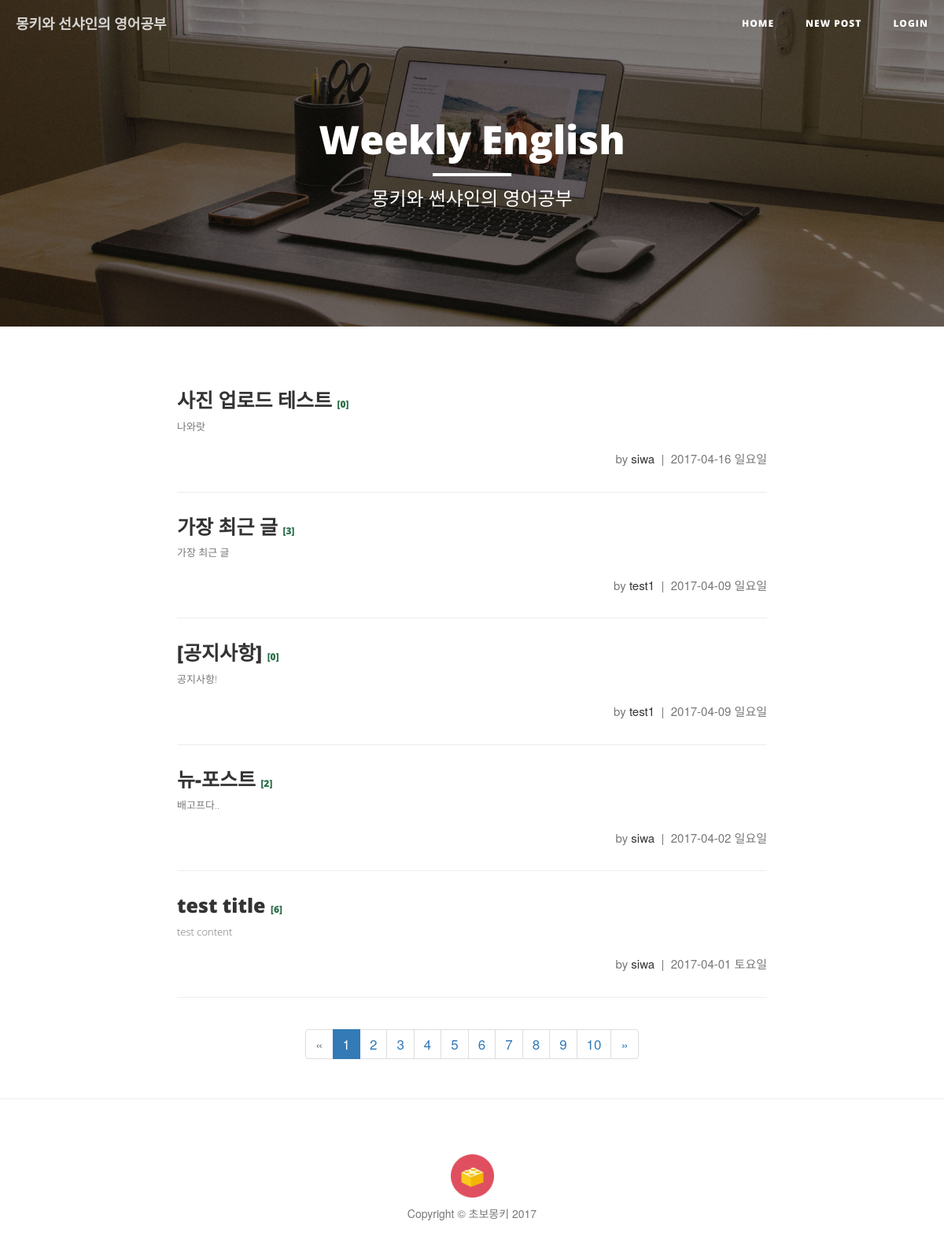
Before: / with the older database file.
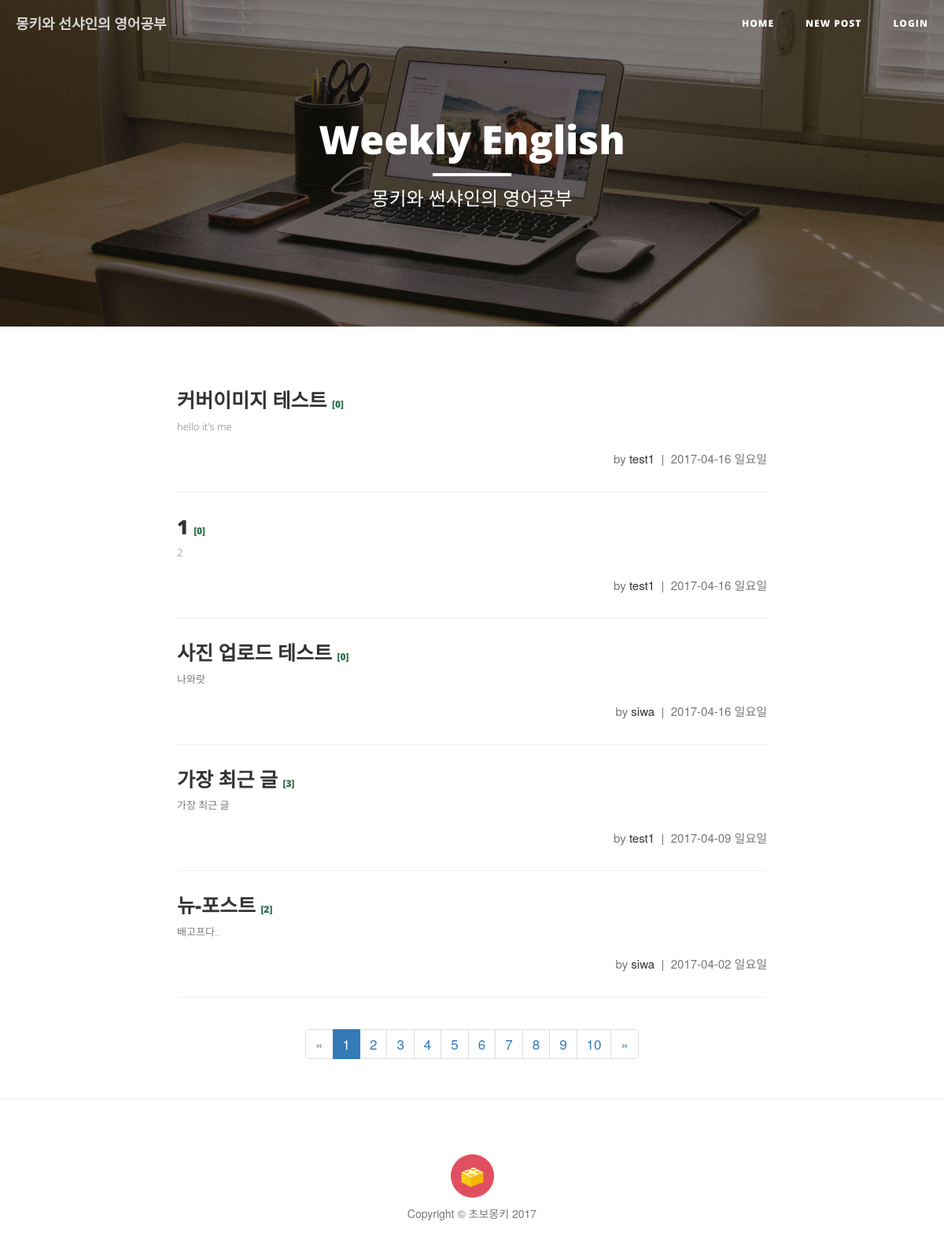
After: the same page with the newer database file.
### study/models.py (models this page shows, shortened)
class Post(models.Model):
    author = models.ForeignKey('auth.User')
    title = models.CharField(max_length=200, verbose_name='제목')
    origin = models.CharField(max_length=200,  blank=True, null=True, verbose_name='원본 URL')
    video_url = models.CharField(max_length=100, blank=True, null=True, verbose_name='YouTube 링크')
    video_key = models.CharField(max_length=12, null=True, blank=True)
    video_time = models.IntegerField(null=True, blank=True)
    video_url2 = models.CharField(max_length=100, blank=True, null=True, verbose_name='YouTube 링크2')
    video_key2 = models.CharField(max_length=12, null=True, blank=True)
    video_time2 = models.IntegerField(null=True, blank=True)
    image = models.ImageField(upload_to = user_path, blank=True, verbose_name='이미지 추가', help_text='이미지를 추가할 수 있습니다. not required')
    cover_img = models.ImageField(upload_to = user_path, blank=True, verbose_name='커버 이미지', help_text='상단의 커버 이미지를 설정할 수 있습니다. not required')
    text = models.TextField(verbose_name='내용')
    created_date = models.DateTimeField(auto_now_add=True)
    class Meta:
        ordering = ['-created_date']

### study/views.py (the view)
# urls.py: url(r'^$', views.post_list, name='post_list'),
def post_list(request):
    p = Post.objects.filter(pk = 70)
    posts = Post.objects.all()
    page = request.GET.get('page', 1)
    paginator = Paginator(posts, 5)
    try:
        posts_page = paginator.page(page)
    except PageNotAnInteger:
        posts_page = paginator.page(1)
    except EmptyPage:
        posts_page = paginator.page(paginator.num_pages)
    return render(request, 'bsr/post_list.html', {'posts':posts_page})

### study/templates/bsr/post_list.html
{% extends 'bsr/base.html' %}
{% load staticfiles %}
{% block heading %}
<header class="intro-header" style="background-image: url('{% static 'bsr/img/home-bg.jpg' %}')">
    <div class="container">
        <div class="row">
            <div class="col-lg-8 col-lg-offset-2 col-md-10 col-md-offset-1">
              <div class="site-heading">
                  <h1 class><a class="heading" href="/">Weekly English</a></h1>
                  <hr class="small">
                  <span class="subheading">몽키와 썬샤인의 영어공부</span>
              </div>
            </div>
        </div>
    </div>
</header>
{% endblock %}
{% block content %}
{% for post in posts %}
  <div class="post-preview">
      <a href="{% url 'study:post_detail' pk=post.pk %}">
          <h2 class="post-title">
              {{ post.title }}
              <span class="count">[{{ post.comments.count }}]</span>
          </h2>
          <h3 class="post-subtitle">
              {{ post.text | truncatechars:200 | safe }}
          </h3>
      </a>
      <p class="post-meta">by <a href="#">{{ post.author }}</a>&nbsp;&nbsp;|&nbsp;&nbsp;{{ post.created_date | date:"Y-m-d D" }}</p>
  </div>
  <hr>
{% endfor %}
{% if posts.has_other_pages %}
  <div class="text-center">
    <ul class="pagination">
      {% if posts.has_previous %}
        <li><a href="?page={{ posts.previous_page_number }}">&laquo;</a></li>
      {% else %}
        <li class="disabled"><span>&laquo;</span></li>
      {% endif %}
      {% for i in posts.paginator.page_range %}
        {% if posts.number == i %}
          <li class="active"><span>{{ i }} <span class="sr-only">(current)</span></span></li>
        {% else %}
          <li><a href="?page={{ i }}">{{ i }}</a></li>
        {% endif %}
      {% endfor %}
      {% if posts.has_next %}
        <li><a href="?page={{ posts.next_page_number }}">&raquo;</a></li>
      {% else %}
        <li class="disabled"><span>&raquo;</span></li>
      {% endif %}
    </ul>
  </div>
{% endif %}
{% endblock content %}

Changed rows visible on the page:
removed Post: title "[공지사항]", comments.count "0", text "공지사항!", author "test1", created_date "2017-04-09 일요일"
no longer on this page (row edited): Post: title "test title", comments.count "6", text "test content", author "siwa", created_date "2017-04-01 토요일"
added Post: title "커버이미지 테스트", comments.count "0", text "hello it's me", author "test1", created_date "2017-04-16 일요일"
added Post: title "1", comments.count "0", text "2", author "test1", created_date "2017-04-16 일요일"
